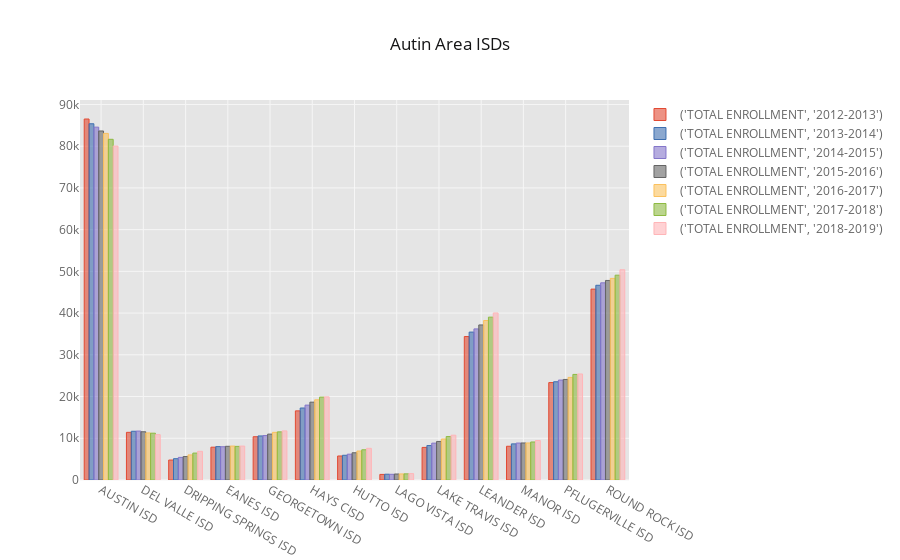

Notebook code for this chart:
### Code cell
#Plot enrollments of all Austin area I
wk_pivot = wk_plot.pivot(index='DISTRICT NAME', columns='YEAR')
cf.set_config_file(offline=True, world_readable=False, theme='ggplot')
wk_pivot.iplot(kind='bar',title='Autin Area ISDs')

### Figure 1 — Plotly figure (JSON) as saved in the notebook; plotly's stock layout.template omitted (floating-point values rounded to 4 significant figures)
{"data": [{"marker": {"color": "rgba(226, 74, 51, 0.6)", "line": {"color": "rgba(226, 74, 51, 1.0)", "width": 1}}, "name": "('TOTAL ENROLLMENT', '2012-2013')", "orientation": "v", "text": "", "type": "bar", "uid": "afb3b343-1436-47b2-9c98-48c024ac527d", "x": ["AUSTIN ISD", "DEL VALLE ISD", "DRIPPING SPRINGS ISD", "EANES ISD", "GEORGETOWN ISD", "HAYS CISD", "HUTTO ISD", "LAGO VISTA ISD", "LAKE TRAVIS ISD", "LEANDER ISD", "MANOR ISD", "PFLUGERVILLE ISD", "ROUND ROCK ISD"], "y": [86516, 11423, 4783, 7865, 10370, 16568, 5754, 1340, 7809, 34381, 8087, 23347, 45749]}, {"marker": {"color": "rgba(62, 111, 176, 0.6)", "line": {"color": "rgba(62, 111, 176, 1.0)", "width": 1}}, "name": "('TOTAL ENROLLMENT', '2013-2014')", "orientation": "v", "text": "", "type": "bar", "uid": "c3e6a9b2-c496-4658-9f0e-db266ac7720d", "x": ["AUSTIN ISD", "DEL VALLE ISD", "DRIPPING SPRINGS ISD", "EANES ISD", "GEORGETOWN ISD", "HAYS CISD", "HUTTO ISD", "LAGO VISTA ISD", "LAKE TRAVIS ISD", "LEANDER ISD", "MANOR ISD", "PFLUGERVILLE ISD", "ROUND ROCK ISD"], "y": [85372, 11684, 5107, 8005, 10554, 17255, 5926, 1387, 8257, 35450, 8657, 23543, 46666]}, {"marker": {"color": "rgba(132, 118, 202, 0.6)", "line": {"color": "rgba(132, 118, 202, 1.0)", "width": 1}}, "name": "('TOTAL ENROLLMENT', '2014-2015')", "orientation": "v", "text": "", "type": "bar", "uid": "62112995-ba9e-4d2a-8a27-70d04964045a", "x": ["AUSTIN ISD", "DEL VALLE ISD", "DRIPPING SPRINGS ISD", "EANES ISD", "GEORGETOWN ISD", "HAYS CISD", "HUTTO ISD", "LAGO VISTA ISD", "LAKE TRAVIS ISD", "LEANDER ISD", "MANOR ISD", "PFLUGERVILLE ISD", "ROUND ROCK ISD"], "y": [84564, 11727, 5421, 7971, 10651, 17948, 6187, 1366, 8833, 36211, 8852, 23948, 47251]}, {"marker": {"color": "rgba(101, 101, 101, 0.6)", "line": {"color": "rgba(101, 101, 101, 1.0)", "width": 1}}, "name": "('TOTAL ENROLLMENT', '2015-2016')", "orientation": "v", "text": "", "type": "bar", "uid": "ede1750f-c71d-4693-adc9-bcc491d6b036", "x": ["AUSTIN ISD", "DEL VALLE ISD", "DRIPPING SPRINGS ISD", "EANES ISD", "GEORGETOWN ISD", "HAYS CISD", "HUTTO ISD", "LAGO VISTA ISD", "LAKE TRAVIS ISD", "LEANDER ISD", "MANOR ISD", "PFLUGERVILLE ISD", "ROUND ROCK ISD"], "y": [83648, 11559, 5619, 8075, 10997, 18654, 6527, 1437, 9238, 37158, 8873, 24100, 47827]}, {"marker": {"color": "rgba(251, 193, 94, 0.6)", "line": {"color": "rgba(251, 193, 94, 1.0)", "width": 1}}, "name": "('TOTAL ENROLLMENT', '2016-2017')", "orientation": "v", "text": "", "type": "bar", "uid": "fb608175-9962-4a20-a0d4-dc1d55e5101c", "x": ["AUSTIN ISD", "DEL VALLE ISD", "DRIPPING SPRINGS ISD", "EANES ISD", "GEORGETOWN ISD", "HAYS CISD", "HUTTO ISD", "LAGO VISTA ISD", "LAKE TRAVIS ISD", "LEANDER ISD", "MANOR ISD", "PFLUGERVILLE ISD", "ROUND ROCK ISD"], "y": [83067, 11278, 6008, 8134, 11425, 19215, 6945, 1449, 9825, 38226, 8870, 24591, 48321]}, {"marker": {"color": "rgba(142, 186, 66, 0.6)", "line": {"color": "rgba(142, 186, 66, 1.0)", "width": 1}}, "name": "('TOTAL ENROLLMENT', '2017-2018')", "orientation": "v", "text": "", "type": "bar", "uid": "352511b0-97bf-41ad-a08b-0694af87e031", "x": ["AUSTIN ISD", "DEL VALLE ISD", "DRIPPING SPRINGS ISD", "EANES ISD", "GEORGETOWN ISD", "HAYS CISD", "HUTTO ISD", "LAGO VISTA ISD", "LAKE TRAVIS ISD", "LEANDER ISD", "MANOR ISD", "PFLUGERVILLE ISD", "ROUND ROCK ISD"], "y": [81650, 11216, 6450, 8061, 11537, 19862, 7240, 1475, 10410, 39028, 9109, 25306, 49086]}, {"marker": {"color": "rgba(255, 181, 184, 0.6)", "line": {"color": "rgba(255, 181, 184, 1.0)", "width": 1}}, "name": "('TOTAL ENROLLMENT', '2018-2019')", "orientation": "v", "text": "", "type": "bar", "uid": "3c4c633e-fc3c-4108-84cc-13b60c06f835", "x": ["AUSTIN ISD", "DEL VALLE ISD", "DRIPPING SPRINGS ISD", "EANES ISD", "GEORGETOWN ISD", "HAYS CISD", "HUTTO ISD", "LAGO VISTA ISD", "LAKE TRAVIS ISD", "LEANDER ISD", "MANOR ISD", "PFLUGERVILLE ISD", "ROUND ROCK ISD"], "y": [80032, 10870, 6873, 8132, 11759, 19925, 7592, 1530, 10738, 40031, 9463, 25405, 50387]}], "layout": {"legend": {"bgcolor": "#FFFFFF", "font": {"color": "#666666"}}, "paper_bgcolor": "#FFFFFF", "plot_bgcolor": "#E5E5E5", "title": {"font": {"color": "#151516"}, "text": "Autin Area ISDs"}, "xaxis": {"gridcolor": "#F6F6F6", "showgrid": true, "tickfont": {"color": "#666666"}, "title": {"font": {"color": "#666666"}, "text": ""}, "zerolinecolor": "#F6F6F6"}, "yaxis": {"gridcolor": "#F6F6F6", "showgrid": true, "tickfont": {"color": "#666666"}, "title": {"font": {"color": "#666666"}, "text": ""}, "zerolinecolor": "#F6F6F6"}}}
